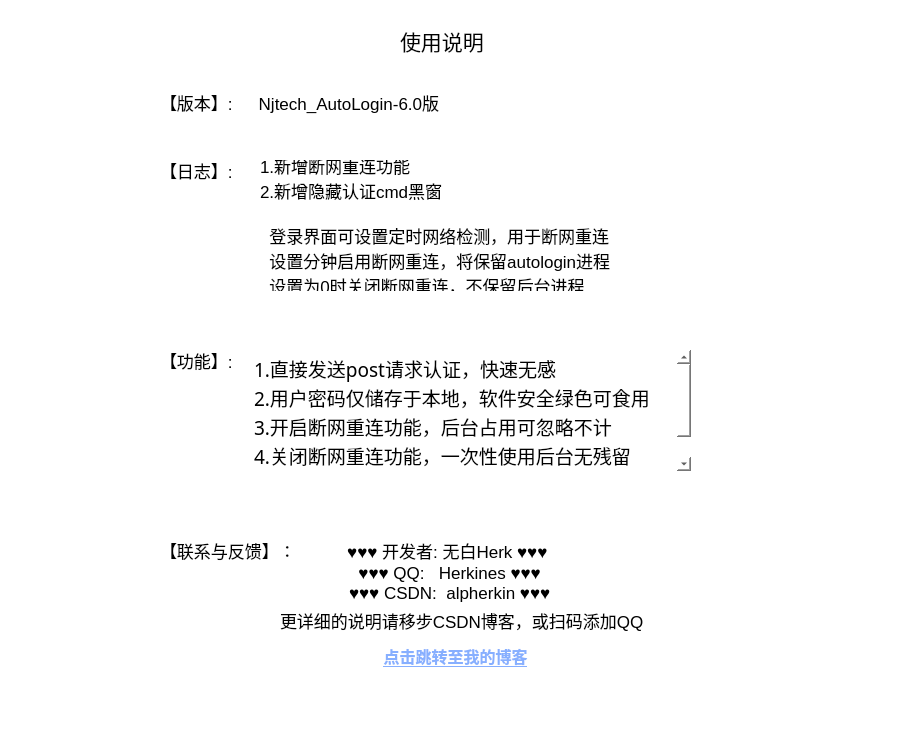
<?xml version="1.0" encoding="UTF-8"?>
<ui version="4.0">
 <class>MainWindow</class>
 <widget class="QMainWindow" name="MainWindow">
  <property name="geometry">
   <rect>
    <x>0</x>
    <y>0</y>
    <width>900</width>
    <height>750</height>
   </rect>
  </property>
  <property name="minimumSize">
   <size>
    <width>900</width>
    <height>750</height>
   </size>
  </property>
  <property name="maximumSize">
   <size>
    <width>900</width>
    <height>750</height>
   </size>
  </property>
  <property name="windowTitle">
   <string>开发者 - 无白</string>
  </property>
  <property name="windowIcon">
   <iconset resource="resource/resource.qrc">
    <normaloff>:/应用图标/njtech-icon/NJtech02.ico</normaloff>:/应用图标/njtech-icon/NJtech02.ico</iconset>
  </property>
  <property name="styleSheet">
   <string notr="true">QWidget{
  border-radius:8px;
  background: #FFFFFF;
}</string>
  </property>
  <widget class="QWidget" name="centralwidget">
   <widget class="QLabel" name="label">
    <property name="geometry">
     <rect>
      <x>400</x>
      <y>20</y>
      <width>91</width>
      <height>41</height>
     </rect>
    </property>
    <property name="font">
     <font>
      <family>Microsoft YaHei</family>
      <pointsize>16</pointsize>
     </font>
    </property>
    <property name="text">
     <string>使用说明</string>
    </property>
   </widget>
   <widget class="QLabel" name="label_4">
    <property name="geometry">
     <rect>
      <x>160</x>
      <y>350</y>
      <width>71</width>
      <height>21</height>
     </rect>
    </property>
    <property name="font">
     <font>
      <family>Microsoft YaHei UI</family>
      <pointsize>13</pointsize>
     </font>
    </property>
    <property name="text">
     <string>【功能】: </string>
    </property>
   </widget>
   <widget class="QLabel" name="label_7">
    <property name="geometry">
     <rect>
      <x>280</x>
      <y>610</y>
      <width>371</width>
      <height>21</height>
     </rect>
    </property>
    <property name="font">
     <font>
      <family>Microsoft YaHei UI</family>
      <pointsize>13</pointsize>
     </font>
    </property>
    <property name="text">
     <string>更详细的说明请移步CSDN博客，或扫码添加QQ</string>
    </property>
   </widget>
   <widget class="QLabel" name="label_8">
    <property name="geometry">
     <rect>
      <x>160</x>
      <y>540</y>
      <width>131</width>
      <height>21</height>
     </rect>
    </property>
    <property name="font">
     <font>
      <family>Microsoft YaHei UI</family>
      <pointsize>13</pointsize>
     </font>
    </property>
    <property name="text">
     <string>【联系与反馈】：</string>
    </property>
   </widget>
   <widget class="QLabel" name="label_9">
    <property name="geometry">
     <rect>
      <x>300</x>
      <y>530</y>
      <width>271</width>
      <height>81</height>
     </rect>
    </property>
    <property name="font">
     <font>
      <family>Microsoft YaHei UI</family>
      <pointsize>13</pointsize>
      <kerning>true</kerning>
     </font>
    </property>
    <property name="text">
     <string>     ♥♥♥ 开发者: 无白Herk ♥♥♥ 
      ♥♥♥ QQ:   Herkines ♥♥♥
      ♥♥♥ CSDN:  alpherkin ♥♥♥</string>
    </property>
    <property name="textFormat">
     <enum>Qt::AutoText</enum>
    </property>
    <property name="alignment">
     <set>Qt::AlignCenter</set>
    </property>
   </widget>
   <widget class="QTextBrowser" name="textBrowser">
    <property name="geometry">
     <rect>
      <x>250</x>
      <y>350</y>
      <width>441</width>
      <height>121</height>
     </rect>
    </property>
    <property name="font">
     <font>
      <family>微软雅黑</family>
      <pointsize>12</pointsize>
     </font>
    </property>
    <property name="styleSheet">
     <string notr="true"/>
    </property>
    <property name="html">
     <string>&lt;!DOCTYPE HTML PUBLIC &quot;-//W3C//DTD HTML 4.0//EN&quot; &quot;http://www.w3.org/TR/REC-html40/strict.dtd&quot;&gt;
&lt;html&gt;&lt;head&gt;&lt;meta name=&quot;qrichtext&quot; content=&quot;1&quot; /&gt;&lt;style type=&quot;text/css&quot;&gt;
p, li { white-space: pre-wrap; }
&lt;/style&gt;&lt;/head&gt;&lt;body style=&quot; font-family:'微软雅黑'; font-size:12pt; font-weight:400; font-style:normal;&quot;&gt;
&lt;p style=&quot; margin-top:0px; margin-bottom:0px; margin-left:0px; margin-right:0px; -qt-block-indent:0; text-indent:0px;&quot;&gt;&lt;span style=&quot; font-family:'SimSun'; font-size:14pt;&quot;&gt;1.直接发送post请求认证，快速无感&lt;/span&gt;&lt;/p&gt;
&lt;p style=&quot; margin-top:0px; margin-bottom:0px; margin-left:0px; margin-right:0px; -qt-block-indent:0; text-indent:0px;&quot;&gt;&lt;span style=&quot; font-family:'SimSun'; font-size:14pt;&quot;&gt;2.用户密码仅储存于本地，软件安全绿色可食用&lt;/span&gt;&lt;/p&gt;
&lt;p style=&quot; margin-top:0px; margin-bottom:0px; margin-left:0px; margin-right:0px; -qt-block-indent:0; text-indent:0px;&quot;&gt;&lt;span style=&quot; font-family:'SimSun'; font-size:14pt;&quot;&gt;3.开启断网重连功能，后台占用可忽略不计&lt;/span&gt;&lt;/p&gt;
&lt;p style=&quot; margin-top:0px; margin-bottom:0px; margin-left:0px; margin-right:0px; -qt-block-indent:0; text-indent:0px;&quot;&gt;&lt;span style=&quot; font-family:'SimSun'; font-size:14pt;&quot;&gt;4.关闭断网重连功能，一次性使用后台无残留&lt;/span&gt;&lt;/p&gt;
&lt;p style=&quot; margin-top:0px; margin-bottom:0px; margin-left:0px; margin-right:0px; -qt-block-indent:0; text-indent:0px;&quot;&gt;&lt;span style=&quot; font-family:'SimSun'; font-size:14pt;&quot;&gt;5.认准安全下载渠道，如我的蓝奏云，CSDN&lt;/span&gt;&lt;/p&gt;&lt;/body&gt;&lt;/html&gt;</string>
    </property>
   </widget>
   <widget class="QLabel" name="label_6">
    <property name="geometry">
     <rect>
      <x>160</x>
      <y>160</y>
      <width>71</width>
      <height>21</height>
     </rect>
    </property>
    <property name="font">
     <font>
      <family>Microsoft YaHei UI</family>
      <pointsize>13</pointsize>
     </font>
    </property>
    <property name="text">
     <string>【日志】:</string>
    </property>
   </widget>
   <widget class="QLabel" name="label_10">
    <property name="geometry">
     <rect>
      <x>260</x>
      <y>160</y>
      <width>381</width>
      <height>131</height>
     </rect>
    </property>
    <property name="font">
     <font>
      <family>Microsoft YaHei UI</family>
      <pointsize>13</pointsize>
     </font>
    </property>
    <property name="text">
     <string>1.新增断网重连功能
2.新增隐藏认证cmd黑窗

  登录界面可设置定时网络检测，用于断网重连
  设置分钟启用断网重连，将保留autologin进程
  设置为0时关闭断网重连，不保留后台进程</string>
    </property>
   </widget>
   <widget class="QWidget" name="layoutWidget">
    <property name="geometry">
     <rect>
      <x>160</x>
      <y>90</y>
      <width>280</width>
      <height>25</height>
     </rect>
    </property>
    <layout class="QHBoxLayout" name="horizontalLayout">
     <item>
      <widget class="QLabel" name="label_5">
       <property name="font">
        <font>
         <family>Microsoft YaHei UI</family>
         <pointsize>13</pointsize>
        </font>
       </property>
       <property name="text">
        <string>【版本】:</string>
       </property>
      </widget>
     </item>
     <item>
      <widget class="QLabel" name="label_2">
       <property name="font">
        <font>
         <family>Microsoft YaHei UI</family>
         <pointsize>13</pointsize>
        </font>
       </property>
       <property name="text">
        <string> Njtech_AutoLogin-6.0版</string>
       </property>
      </widget>
     </item>
    </layout>
   </widget>
   <widget class="QToolButton" name="btn_csdn">
    <property name="geometry">
     <rect>
      <x>380</x>
      <y>640</y>
      <width>151</width>
      <height>31</height>
     </rect>
    </property>
    <property name="font">
     <font>
      <family>微软雅黑</family>
      <pointsize>12</pointsize>
      <weight>75</weight>
      <bold>true</bold>
      <underline>true</underline>
     </font>
    </property>
    <property name="toolTip">
     <string>&lt;html&gt;&lt;head/&gt;&lt;body&gt;&lt;p&gt;请到在下的博客下获取最新版，为了软件的安全可靠&lt;/p&gt;&lt;/body&gt;&lt;/html&gt;</string>
    </property>
    <property name="styleSheet">
     <string notr="true">background: transparent;
color: rgba(0, 85, 255, 120);
</string>
    </property>
    <property name="text">
     <string>点击跳转至我的博客</string>
    </property>
   </widget>
   <widget class="QLabel" name="label_3">
    <property name="geometry">
     <rect>
      <x>650</x>
      <y>540</y>
      <width>231</width>
      <height>171</height>
     </rect>
    </property>
    <property name="styleSheet">
     <string notr="true">border-radius:8px</string>
    </property>
    <property name="text">
     <string/>
    </property>
    <property name="pixmap">
     <pixmap>:/联系方式/qq.png</pixmap>
    </property>
    <property name="scaledContents">
     <bool>true</bool>
    </property>
   </widget>
  </widget>
  <widget class="QMenuBar" name="menubar">
   <property name="geometry">
    <rect>
     <x>0</x>
     <y>0</y>
     <width>900</width>
     <height>26</height>
    </rect>
   </property>
  </widget>
  <widget class="QStatusBar" name="statusbar"/>
 </widget>
 <resources>
  <include location="resource/resource.qrc"/>
 </resources>
 <connections/>
</ui>
